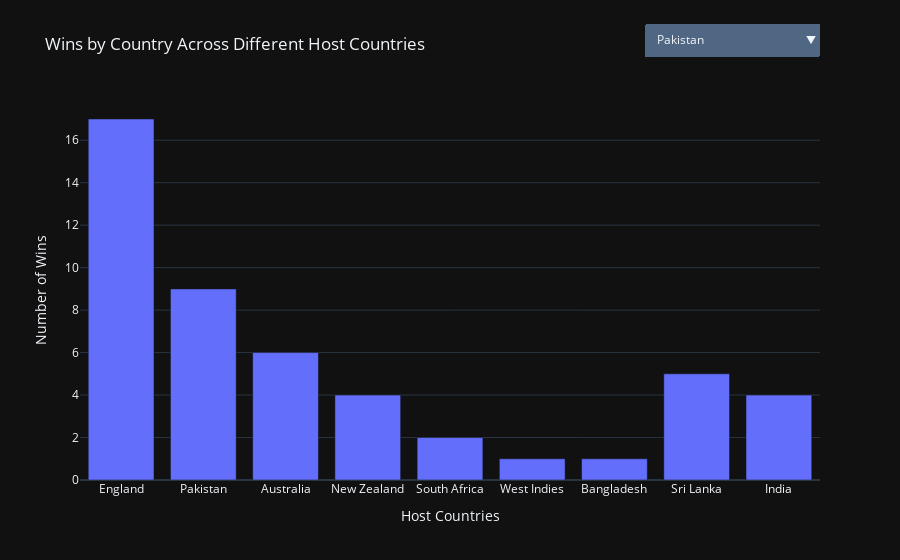

Here is the notebook cell this chart was saved with:
### Code cell
# Assuming `country_wins_in_host_dict` stores the wins for each country in each host country
# Format: {country: {host_country: win_count, ...}, ...}

# Create a figure
fig = go.Figure()

# Loop over the countries and add traces showing how that country wins in different host countries
for country, host_countries in country_wins_in_host_dict.items():
    # Extract the host countries and win counts
    host_country_names = list(host_countries.keys())
    win_counts = list(host_countries.values())

    # Add a bar trace for the selected country and its wins across host countries
    fig.add_trace(
        go.Bar(
            x=host_country_names,  # Host countries on the x-axis
            y=win_counts,  # Wins on the y-axis
            name=f"{country} wins across host countries",  # Legend label
            visible=False,  # Initially hide all traces
            hovertemplate="<b>%{x}</b> : %{y} wins<extra></extra>",  # Corrected custom tooltip
        )
    )

# Make the first dataset visible by default (for the first country in the dict)
fig.data[0].visible = True

# Create dropdown menu buttons for each country
buttons = []
for i, (country, host_countries) in enumerate(country_wins_in_host_dict.items()):
    button = dict(
        label=country,
        method="update",
        args=[
            {"visible": [j == i for j in range(len(fig.data))]},  # Toggle visibility for the selected country
            {"title": f"Wins by {country} in Different Host Countries"}  # Update the chart title
        ]
    )
    buttons.append(button)

# Add dropdown to layout
fig.update_layout(
    updatemenus=[dict(
        active=0,
        buttons=buttons,
        direction="down",
        showactive=True,
        x=1,
        xanchor="right",
        y=1.2,
        yanchor="top"
    )],
    title="Wins by Country Across Different Host Countries",
    xaxis_title="Host Countries",
    yaxis_title="Number of Wins",
    template="plotly_dark"
)

# Show the figure
fig.show()

### Figure 1 — Plotly figure (JSON) as saved in the notebook; plotly's stock layout.template omitted (floating-point values rounded to 4 significant figures)
{"data": [{"hovertemplate": "<b>%{x}</b> : %{y} wins<extra></extra>", "name": "Pakistan wins across host countries", "type": "bar", "visible": true, "x": ["England", "Pakistan", "Australia", "New Zealand", "South Africa", "West Indies", "Bangladesh", "Sri Lanka", "India"], "y": [17, 9, 6, 4, 2, 1, 1, 5, 4]}, {"hovertemplate": "<b>%{x}</b> : %{y} wins<extra></extra>", "name": "India wins across host countries", "type": "bar", "visible": false, "x": ["England", "India", "Australia", "New Zealand", "South Africa", "West Indies", "Bangladesh"], "y": [18, 25, 6, 3, 9, 1, 1]}, {"hovertemplate": "<b>%{x}</b> : %{y} wins<extra></extra>", "name": "Australia wins across host countries", "type": "bar", "visible": false, "x": ["England", "Pakistan", "India", "Australia", "South Africa", "West Indies"], "y": [20, 1, 24, 11, 11, 11]}, {"hovertemplate": "<b>%{x}</b> : %{y} wins<extra></extra>", "name": "England wins across host countries", "type": "bar", "visible": false, "x": ["England", "India", "Pakistan", "Australia", "New Zealand", "South Africa", "West Indies"], "y": [23, 9, 4, 6, 2, 3, 5]}, {"hovertemplate": "<b>%{x}</b> : %{y} wins<extra></extra>", "name": "West Indies wins across host countries", "type": "bar", "visible": false, "x": ["England", "Pakistan", "India", "New Zealand", "Australia", "South Africa", "West Indies", "Bangladesh"], "y": [20, 3, 5, 4, 3, 3, 4, 1]}, {"hovertemplate": "<b>%{x}</b> : %{y} wins<extra></extra>", "name": "New Zealand wins across host countries", "type": "bar", "visible": false, "x": ["England", "India", "New Zealand", "Pakistan", "South Africa", "West Indies", "Bangladesh", "Sri Lanka"], "y": [17, 12, 14, 1, 5, 7, 1, 1]}, {"hovertemplate": "<b>%{x}</b> : %{y} wins<extra></extra>", "name": "Sri Lanka wins across host countries", "type": "bar", "visible": false, "x": ["England", "New Zealand", "Pakistan", "India", "Sri Lanka", "South Africa", "West Indies", "Australia"], "y": [7, 4, 2, 6, 6, 5, 8, 2]}, {"hovertemplate": "<b>%{x}</b> : %{y} wins<extra></extra>", "name": "Zimbabwe wins across host countries", "type": "bar", "visible": false, "x": ["England", "New Zealand", "India", "South Africa"], "y": [4, 2, 3, 2]}, {"hovertemplate": "<b>%{x}</b> : %{y} wins<extra></extra>", "name": "South Africa wins across host countries", "type": "bar", "visible": false, "x": ["Australia", "New Zealand", "Pakistan", "England", "South Africa", "West Indies", "India", "Bangladesh"], "y": [7, 3, 5, 9, 3, 6, 11, 1]}, {"hovertemplate": "<b>%{x}</b> : %{y} wins<extra></extra>", "name": "Kenya wins across host countries", "type": "bar", "visible": false, "x": ["India", "South Africa", "West Indies"], "y": [1, 4, 1]}, {"hovertemplate": "<b>%{x}</b> : %{y} wins<extra></extra>", "name": "U.A.E. wins across host countries", "type": "bar", "visible": false, "x": ["Pakistan"], "y": [1]}, {"hovertemplate": "<b>%{x}</b> : %{y} wins<extra></extra>", "name": "Bangladesh wins across host countries", "type": "bar", "visible": false, "x": ["England", "West Indies", "Bangladesh", "Australia", "New Zealand", "India"], "y": [5, 3, 3, 2, 1, 2]}, {"hovertemplate": "<b>%{x}</b> : %{y} wins<extra></extra>", "name": "Match tied (D/L method) wins across host countries", "type": "bar", "visible": false, "x": ["South Africa"], "y": [1]}, {"hovertemplate": "<b>%{x}</b> : %{y} wins<extra></extra>", "name": "Netherlands wins across host countries", "type": "bar", "visible": false, "x": ["South Africa", "West Indies", "India"], "y": [1, 1, 2]}, {"hovertemplate": "<b>%{x}</b> : %{y} wins<extra></extra>", "name": "Canada wins across host countries", "type": "bar", "visible": false, "x": ["South Africa", "India"], "y": [1, 1]}, {"hovertemplate": "<b>%{x}</b> : %{y} wins<extra></extra>", "name": "Ireland wins across host countries", "type": "bar", "visible": false, "x": ["West Indies", "India", "Australia", "New Zealand"], "y": [2, 2, 2, 1]}, {"hovertemplate": "<b>%{x}</b> : %{y} wins<extra></extra>", "name": " New Zealand wins across host countries", "type": "bar", "visible": false, "x": ["New Zealand"], "y": [1]}, {"hovertemplate": "<b>%{x}</b> : %{y} wins<extra></extra>", "name": "Afghanistan wins across host countries", "type": "bar", "visible": false, "x": ["New Zealand", "India"], "y": [1, 4]}], "layout": {"autosize": true, "title": {"text": "Wins by Country Across Different Host Countries"}, "updatemenus": [{"active": 0, "buttons": [{"args": [{"visible": [true, false, false, false, false, false, false, false, false, false, false, false, false, false, false, false, false, false]}, {"title": "Wins by Pakistan in Different Host Countries"}], "label": "Pakistan", "method": "update"}, {"args": [{"visible": [false, true, false, false, false, false, false, false, false, false, false, false, false, false, false, false, false, false]}, {"title": "Wins by India in Different Host Countries"}], "label": "India", "method": "update"}, {"args": [{"visible": [false, false, true, false, false, false, false, false, false, false, false, false, false, false, false, false, false, false]}, {"title": "Wins by Australia in Different Host Countries"}], "label": "Australia", "method": "update"}, {"args": [{"visible": [false, false, false, true, false, false, false, false, false, false, false, false, false, false, false, false, false, false]}, {"title": "Wins by England in Different Host Countries"}], "label": "England", "method": "update"}, {"args": [{"visible": [false, false, false, false, true, false, false, false, false, false, false, false, false, false, false, false, false, false]}, {"title": "Wins by West Indies in Different Host Countries"}], "label": "West Indies", "method": "update"}, {"args": [{"visible": [false, false, false, false, false, true, false, false, false, false, false, false, false, false, false, false, false, false]}, {"title": "Wins by New Zealand in Different Host Countries"}], "label": "New Zealand", "method": "update"}, {"args": [{"visible": [false, false, false, false, false, false, true, false, false, false, false, false, false, false, false, false, false, false]}, {"title": "Wins by Sri Lanka in Different Host Countries"}], "label": "Sri Lanka", "method": "update"}, {"args": [{"visible": [false, false, false, false, false, false, false, true, false, false, false, false, false, false, false, false, false, false]}, {"title": "Wins by Zimbabwe in Different Host Countries"}], "label": "Zimbabwe", "method": "update"}, {"args": [{"visible": [false, false, false, false, false, false, false, false, true, false, false, false, false, false, false, false, false, false]}, {"title": "Wins by South Africa in Different Host Countries"}], "label": "South Africa", "method": "update"}, {"args": [{"visible": [false, false, false, false, false, false, false, false, false, true, false, false, false, false, false, false, false, false]}, {"title": "Wins by Kenya in Different Host Countries"}], "label": "Kenya", "method": "update"}, {"args": [{"visible": [false, false, false, false, false, false, false, false, false, false, true, false, false, false, false, false, false, false]}, {"title": "Wins by U.A.E. in Different Host Countries"}], "label": "U.A.E.", "method": "update"}, {"args": [{"visible": [false, false, false, false, false, false, false, false, false, false, false, true, false, false, false, false, false, false]}, {"title": "Wins by Bangladesh in Different Host Countries"}], "label": "Bangladesh", "method": "update"}, {"args": [{"visible": [false, false, false, false, false, false, false, false, false, false, false, false, true, false, false, false, false, false]}, {"title": "Wins by Match tied (D/L method) in Different Host Countries"}], "label": "Match tied (D/L method)", "method": "update"}, {"args": [{"visible": [false, false, false, false, false, false, false, false, false, false, false, false, false, true, false, false, false, false]}, {"title": "Wins by Netherlands in Different Host Countries"}], "label": "Netherlands", "method": "update"}, {"args": [{"visible": [false, false, false, false, false, false, false, false, false, false, false, false, false, false, true, false, false, false]}, {"title": "Wins by Canada in Different Host Countries"}], "label": "Canada", "method": "update"}, {"args": [{"visible": [false, false, false, false, false, false, false, false, false, false, false, false, false, false, false, true, false, false]}, {"title": "Wins by Ireland in Different Host Countries"}], "label": "Ireland", "method": "update"}, {"args": [{"visible": [false, false, false, false, false, false, false, false, false, false, false, false, false, false, false, false, true, false]}, {"title": "Wins by  New Zealand in Different Host Countries"}], "label": " New Zealand", "method": "update"}, {"args": [{"visible": [false, false, false, false, false, false, false, false, false, false, false, false, false, false, false, false, false, true]}, {"title": "Wins by Afghanistan in Different Host Countries"}], "label": "Afghanistan", "method": "update"}], "direction": "down", "showactive": true, "x": 1, "xanchor": "right", "y": 1.2, "yanchor": "top"}], "xaxis": {"autorange": true, "range": [-0.5, 8.5], "title": {"text": "Host Countries"}, "type": "category"}, "yaxis": {"autorange": true, "range": [0, 17.89], "title": {"text": "Number of Wins"}, "type": "linear"}}}
